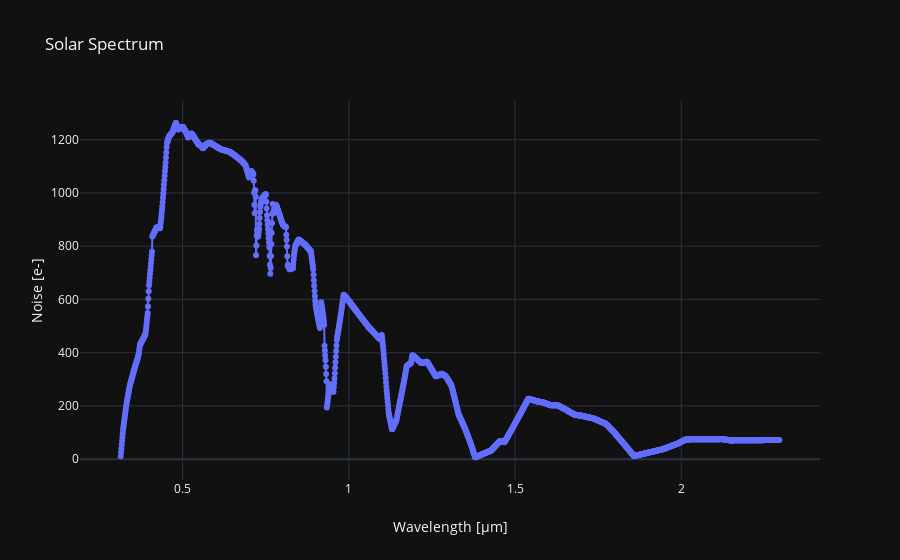

This figure's notebook cell:
### Code cell
photonic = Photonic()
solar_W_m2_um, wavelength_um = photonic.solarSpectrum_W_m2_um()

data = go.Scatter(x=wavelength_um, y=solar_W_m2_um,   # Select 'lines', 'markers' or 'lines+markers'
                    mode='lines+markers')

layout = dict(title='Solar Spectrum',
              xaxis=dict(title='Wavelength [µm]', type='linear'),  # Select 'log' or 'linear'
              yaxis=dict(title='Noise [e-]',type='linear'),  # Select 'log' or 'linear'
              template='plotly_dark',
              barmode='group',
              hovermode='x')

iplot(dict(data=data, layout=layout))

### Figure 1 — Plotly figure (JSON) as saved in the notebook; plotly's stock layout.template omitted (floating-point values rounded to 4 significant figures; data arrays with more than 128 entries replaced by an {"elided": "..."} marker saying what was removed)
{"data": [{"mode": "lines+markers", "type": "scatter", "x": {"elided": "1982 float values"}, "y": {"elided": "1982 float values"}}], "layout": {"barmode": "group", "hovermode": "x", "title": {"text": "Solar Spectrum"}, "xaxis": {"title": {"text": "Wavelength [µm]"}, "type": "linear"}, "yaxis": {"title": {"text": "Noise [e-]"}, "type": "linear"}}}
